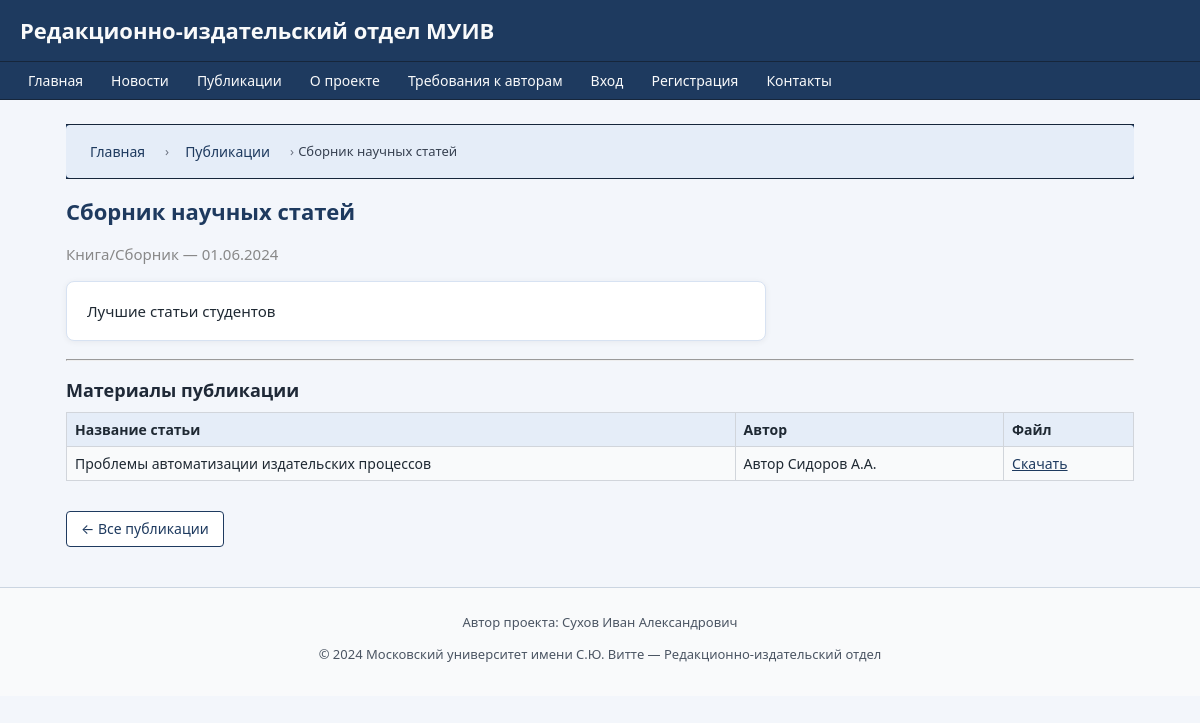
Screenshot of /publications/2 with the database file from the repository.
### models.py (models this page shows)
class Publication(db.Model):
    __tablename__ = 'publications'
    id = db.Column(db.Integer, primary_key=True)
    type = db.Column(db.String(64), nullable=False)  # journal, book, proceedings и т.п.
    title = db.Column(db.String(256), nullable=False)
    pub_date = db.Column(db.Date)
    description = db.Column(db.Text)
    manuscripts = db.relationship('Manuscript', backref='publication', lazy=True)

class Manuscript(db.Model):
    __tablename__ = 'manuscripts'
    id = db.Column(db.Integer, primary_key=True)
    title = db.Column(db.String(256), nullable=False)
    description = db.Column(db.Text)
    file_path = db.Column(db.String(256), nullable=False)
    status = db.Column(db.String(32), nullable=False, default='submitted')
    created_at = db.Column(db.DateTime, default=datetime.utcnow)
    updated_at = db.Column(db.DateTime, default=datetime.utcnow, onupdate=datetime.utcnow)
    author_id = db.Column(db.Integer, db.ForeignKey('users.id'), nullable=False)
    publication_id = db.Column(db.Integer, db.ForeignKey('publications.id'), nullable=True)
    reviews = db.relationship('Review', backref='manuscript', lazy=True)
    history = db.relationship('ManuscriptHistory',
                              backref='manuscript',
                              lazy=True,
                              order_by='ManuscriptHistory.created_at')

class User(db.Model):
    __tablename__ = 'users'
    id = db.Column(db.Integer, primary_key=True)
    full_name = db.Column(db.String(128), nullable=False)
    email = db.Column(db.String(128), unique=True, nullable=False)
    password_hash = db.Column(db.String(128), nullable=False)
    role = db.Column(db.String(32), nullable=False)  # author, staff, reviewer, admin
    registered_at = db.Column(db.DateTime, default=datetime.utcnow)
    is_blocked = db.Column(db.Boolean, default=False)
    manuscripts = db.relationship('Manuscript', backref='author', lazy=True)
    reviews_made = db.relationship('Review', foreign_keys='Review.reviewer_id',
                                   backref='reviewer_user', lazy=True)
    messages_sent = db.relationship('Message', backref='sender', lazy=True)
    history_entries = db.relationship('ManuscriptHistory',
                                      backref='actor',
                                      lazy=True,
                                      foreign_keys='ManuscriptHistory.actor_id')

### routes.py (the view)
@routes.route('/publications/<int:pub_id>')
def publication_detail(pub_id):
    pub = Publication.query.get_or_404(pub_id)
    manuscripts = Manuscript.query.filter_by(publication_id=pub.id, status="published").all()
    return render_template(
        'publications/publication_detail.html',
        publication=pub,
        manuscripts=manuscripts,
        user=current_user(),
        breadcrumbs=[
            ("Главная", url_for('routes.index')),
            ("Публикации", url_for('routes.publications')),
            (pub.title or "Публикация", None)
        ]
    )

### routes.py (called while the page is built)
def current_user():
    uid = session.get('user_id')
    if uid:
        return User.query.get(uid)
    return None

### templates/publications/publication_detail.html (shortened to what this page needs)
{% extends "base.html" %}
{% block content %}
<h2>{{ publication.title }}</h2>
<p style="color: #888;">
    {% if publication.type == 'journal' %}
        Журнал
    {% elif publication.type == 'book' %}
        Книга/Сборник
    {% else %}
        Издание
    {% endif %}
    {% if publication.pub_date %}
        — {{ publication.pub_date.strftime('%d.%m.%Y') }}
    {% endif %}
</p>
{% if publication.description %}
    <div class="card" style="max-width: 700px;">
        {{ publication.description }}
    </div>
{% endif %}
<hr>
<h3>Материалы публикации</h3>
{% if manuscripts %}
    <table class="table-striped">
        <tr>
            <th>Название статьи</th>
            <th>Автор</th>
            <th>Файл</th>
        </tr>
        {% for m in manuscripts %}
        <tr>
            <td>{{ m.title }}</td>
            <td>{{ m.author.full_name }}</td>
            <td>
                <a href="{{ url_for('routes.media', filename=m.file_path[6:] if m.file_path.startswith('media/') else m.file_path) }}" target="_blank">Скачать</a>
            </td>
        </tr>
        {% endfor %}
    </table>
{% else %}
    <p>В данном выпуске пока нет опубликованных материалов.</p>
{% endif %}
<p style="margin-top:30px;">
    <a href="{{ url_for('routes.publications') }}" class="btn btn-outline">&larr; Все публикации</a>
</p>
{% endblock %}

### templates/base.html (shortened to what this page needs)
<!DOCTYPE html>
<html lang="ru">
<head>
    <link rel="stylesheet" href="{{ url_for('static', filename='css/main.css') }}">
    <link rel="stylesheet" href="{{ url_for('static', filename='css/custom.css') }}">
</head>
<body>
    <header>
        <h1>Редакционно-издательский отдел МУИВ</h1>
    </header>
    <nav>
        <ul>
            <li><a href="{{ url_for('routes.index') }}">Главная</a></li>
            <li><a href="{{ url_for('routes.news') }}">Новости</a></li>
            <li><a href="{{ url_for('routes.publications') }}">Публикации</a></li>
            <li><a href="{{ url_for('routes.about') }}">О проекте</a></li>
            <li><a href="{{ url_for('routes.author_rules') }}">Требования к авторам</a></li>
            {% if user %}
                {% if user.role == 'author' %}
                    <li><a href="{{ url_for('routes.submit_manuscript') }}">Подать рукопись</a></li>
                    <li><a href="{{ url_for('routes.manuscript_status') }}">Мои рукописи</a></li>
                {% elif user.role == 'staff' %}
                    <li><a href="{{ url_for('routes.manuscript_list') }}">Все рукописи</a></li>
                {% elif user.role == 'reviewer' %}
                    <li><a href="{{ url_for('routes.manuscript_list') }}">Рецензирование</a></li>
                {% elif user.role == 'admin' %}
                    <li><a href="{{ url_for('routes.admin_dashboard') }}">Админка</a></li>
                {% endif %}
                <li><a href="{{ url_for('routes.lk') }}">Личный кабинет</a></li>
                <li><a href="{{ url_for('routes.logout') }}">Выход</a></li>
            {% else %}
                <li><a href="{{ url_for('routes.login') }}">Вход</a></li>
                <li><a href="{{ url_for('routes.register') }}">Регистрация</a></li>
            {% endif %}
            <li><a href="{{ url_for('routes.contact') }}">Контакты</a></li>
        </ul>
    </nav>
    <div class="container">
        {% if breadcrumbs %}
            <nav class="breadcrumbs">
                <ul>
                    {% for title, url in breadcrumbs %}
                        <li>
                            {% if url %}
                                <a href="{{ url }}">{{ title }}</a>
                            {% else %}
                                <span>{{ title }}</span>
                            {% endif %}
                        </li>
                    {% endfor %}
                </ul>
            </nav>
        {% endif %}
        {% block content %}{% endblock %}
    </div>
    <footer style="text-align: center;">
        <p>Автор проекта: Сухов Иван Александрович</p>
        <p>&copy; 2024 Московский университет имени С.Ю. Витте — Редакционно-издательский отдел</p>
    </footer>
</body>
</html>

### static/css/main.css (style rules this page uses)
* { box-sizing: border-box; }
html, body { margin: 0; padding: 0; }
body { font-family: system-ui, -apple-system, BlinkMacSystemFont, "Segoe UI", sans-serif; font-size: 15px; line-height: 1.5; background: #f3f6fb; color: #1f2933; }
header { background: #1e3a5f; padding: 14px 20px; }
header h1 { margin: 0; font-size: 22px; font-weight: 700; color: #f9fafb; }
nav { background: #1e3a5f; border-top: 1px solid #16263b; border-bottom: 1px solid #16263b; }
nav ul { list-style: none; margin: 0; padding: 0 16px; display: flex; flex-wrap: wrap; gap: 4px; }
nav li { margin: 0; padding: 0; }
nav a { display: block; padding: 8px 12px; text-decoration: none; font-size: 14px; color: #f9fafb; border-radius: 4px; }
.container { max-width: 1100px; margin: 24px auto 40px auto; padding: 0 16px; }
.breadcrumbs { margin-bottom: 16px; }
.breadcrumbs ul { list-style: none; margin: 0; padding: 8px 12px; display: flex; flex-wrap: wrap; gap: 4px; background: #e5edf8; border-radius: 4px; font-size: 13px; }
.breadcrumbs li { display: flex; align-items: center; }
.breadcrumbs li + li::before { content: "›"; margin: 0 4px; color: #6b7280; }
.breadcrumbs a { text-decoration: none; color: #1e3a5f; }
.breadcrumbs span { color: #374151; }
.card { background: #ffffff; border: 1px solid #d7e2f2; border-radius: 8px; padding: 18px 20px; box-shadow: 0 1px 6px rgba(15, 23, 42, 0.06); margin-bottom: 18px; }
.btn { display: inline-block; padding: 7px 14px; font-size: 14px; line-height: 1.4; border-radius: 4px; border: 1px solid transparent; cursor: pointer; text-decoration: none; text-align: center; white-space: nowrap; transition: background 0.15s ease, color 0.15s ease, border-color 0.15s ease, transform 0.08s ease; }
.btn-outline { background: #ffffff; color: #1e3a5f; border-color: #1e3a5f; }
table { border-collapse: collapse; width: 100%; }
.table-striped th, .table-striped td { border: 1px solid #d1d5db; padding: 6px 8px; font-size: 14px; }
.table-striped th { background: #e5edf8; text-align: left; }
.table-striped tr:nth-child(even) td { background: #f9fafb; }
footer { border-top: 1px solid #cbd5e1; padding: 12px 16px 18px 16px; background: #f9fafb; font-size: 13px; color: #4b5563; text-align: center; }

### static/css/custom.css (style rules this page uses)
h2 { margin-top: 0; margin-bottom: 14px; font-size: 22px; color: #1e3a5f; }
h3 { margin-top: 16px; margin-bottom: 8px; font-size: 18px; color: #1f2937; }
a { color: #1e3a5f; }

### rows the page displays
Publication: title "Сборник научных статей", pub_date "01.06.2024", description "Лучшие статьи студентов"
Manuscript: title "Проблемы автоматизации издательских процессов", author.full_name "Автор Сидоров А.А."

### other values shown
{{ title }} "Главная" "Публикации"
